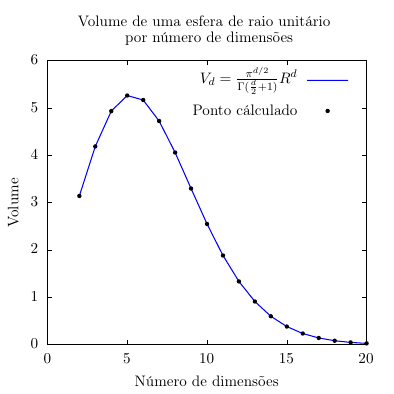

Write gnuplot code to recreate this figure.
set terminal epslatex standalone size 10cm, 10cm
set output "tarefa9-grafico-1.tex"

set title "Volume de uma esfera de raio unitário \n por número de dimensões"
set xlabel "Número de dimensões"
set ylabel "Volume"

set style line 1 lc "blue" lw 3
set style line 2 lc rgb 'black' pt 7   # square

set xrange[0:20]

set key right top
set key spacing 2

unset grid

plot "dimensoes-esferas.dat" w l  ls 1 \
     t " $V_d = \\frac{\\pi^{d/2}}{\\Gamma(\\frac{d}{2} + 1)} R^{d}$",\
     "dimensoes-esferas.dat"w p ls 2 t "Ponto cálculado"
